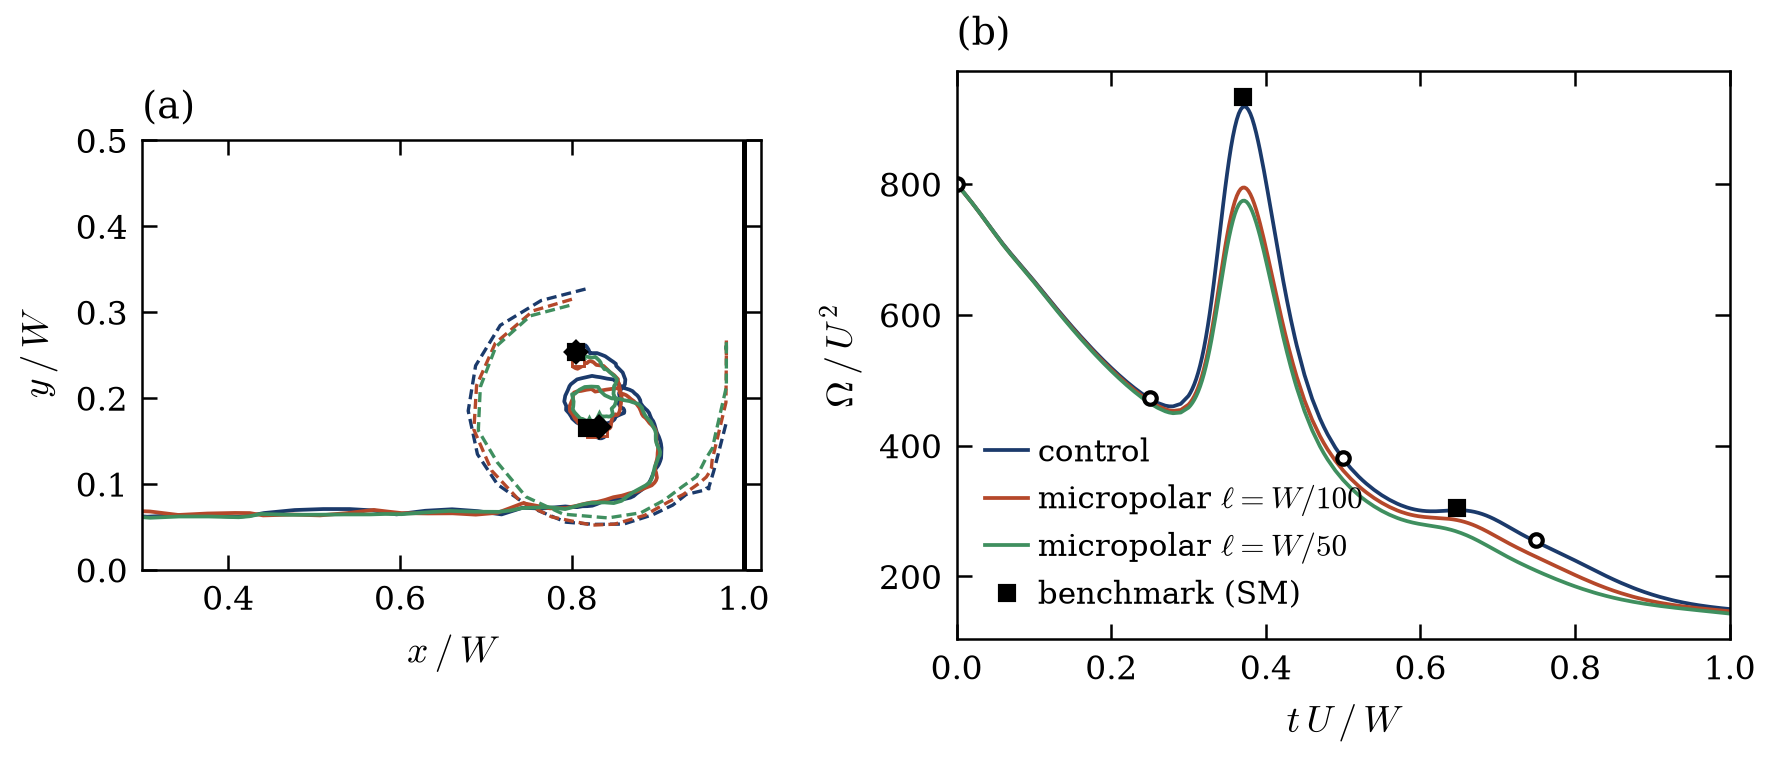

This chart was generated by the following Python code:
"""
Item 21 - the dipole-wall collision (Clercx & Bruneau 2006, Re = 625 on nu_inf): (a) trajectories of the primary
(positive) and the secondary (negative, detached) vortex cores of the upper half for the control and the two
micropolar runs, with the primary positions of the benchmark; (b) the enstrophy Omega(t) of the three runs with
the benchmark values (the two peaks of its Table 2, the values of its Table 5).

Run from the repository root:  python data/micropolar/ch5_draft/fig_21_dipole_tracks.py
"""
import matplotlib.pyplot as plt
import numpy as np

import sources
import style

SOURCE = sources.DIPOLE
RUNS = (("control_n1000", "control"),
        ("mp_l100_n1000", r"micropolar $\ell = W/100$"),
        ("mp_l50_n1000", r"micropolar $\ell = W/50$"))


def main() -> int:
    style.setup()
    analysis = style.load_json(SOURCE["analysis"])
    runs = analysis["runs"]
    present = [(name, label) for name, label in RUNS if name in runs]
    if not present:
        print("[pack] item 21: no dipole runs yet")
        return 0
    benchmark = analysis["benchmark"]
    figure, axes = plt.subplots(1, 2, figsize=(style.WIDE, 0.43 * style.WIDE),
                                gridspec_kw={"width_ratios": [1.0, 1.25]})
    tracks_axis, enstrophy_axis = axes
    # (a) the tracks
    tracks_axis.axvline(1.0, color=style.INK, linewidth=1.2)
    for index, (name, label) in enumerate(present):
        colour = style.SERIES[index][0]
        tracks = runs[name]["tracks"]
        primary, secondary = tracks["primary"], tracks["secondary"]
        tracks_axis.plot(primary["x"], primary["y"], color=colour, linewidth=0.9, label=label)
        if secondary["x"]:
            tracks_axis.plot(secondary["x"], secondary["y"], color=colour, linewidth=0.8, linestyle=(0, (3, 1.5)))
        # the positions at the times of the benchmark's table
        for time in (0.6, 0.625, 1.0):
            key = f"{time:g}"
            if key in runs[name]["primary"]:
                x, y, _value = runs[name]["primary"][key]
                tracks_axis.plot(x, y, marker=style.SERIES[index][1], markersize=3.0, color=colour,
                                 markerfacecolor="white", markeredgewidth=0.7, linestyle="none")
    for method, marker in (("SM", "s"), ("FD", "D")):
        points = np.asarray(benchmark["primary"][method])
        tracks_axis.plot(points[:, 1], points[:, 2], marker=marker, markersize=3.5, color=style.INK,
                         linestyle="none", label=f"benchmark ({method})")
    tracks_axis.set_xlim(0.3, 1.02)
    tracks_axis.set_ylim(0.0, 0.5)
    tracks_axis.set_aspect("equal")
    tracks_axis.set_xlabel(r"$x\,/\,W$")
    tracks_axis.set_ylabel(r"$y\,/\,W$")
    style.panel_letter(tracks_axis, "a")
    # (b) the enstrophy
    numbers = {}
    for index, (name, label) in enumerate(present):
        colour = style.SERIES[index][0]
        series = runs[name]["series"]
        enstrophy_axis.plot(series["time"], series["enstrophy"], color=colour, linewidth=0.9, label=label)
        numbers[name] = {"enstrophy_peaks": runs[name]["enstrophy_peaks"]}
    peaks = np.asarray(benchmark["enstrophy_peaks"]["SM"])
    enstrophy_axis.plot(peaks[:, 0], peaks[:, 1], marker="s", markersize=3.5, color=style.INK, linestyle="none",
                        label="benchmark (SM)")
    table = benchmark["global"]["SM"]
    times = sorted(float(key) for key in table)
    enstrophy_axis.plot(times, [table[f"{time}" if f"{time}" in table else str(time)][1] for time in times],
                        marker="o", markersize=3.0, color=style.INK, linestyle="none", markerfacecolor="white")
    enstrophy_axis.plot([0.0], [benchmark["initial"]["enstrophy"]], marker="o", markersize=3.0, color=style.INK,
                        markerfacecolor="white", linestyle="none")
    enstrophy_axis.set_xlim(0.0, 1.0)
    enstrophy_axis.set_xlabel(r"$t\,U\,/\,W$")
    enstrophy_axis.set_ylabel(r"$\Omega\,/\,U^2$")
    # lower left: before t = 0.3 every curve is above 450
    enstrophy_axis.legend(loc="lower left", handlelength=1.4, handletextpad=0.3, fontsize=style.FONT_SIZE - 1.5)
    style.panel_letter(enstrophy_axis, "b")
    figure.tight_layout(pad=0.4, w_pad=1.2)
    style.save(figure, "fig_21_dipole_tracks")
    control = runs.get("control_n1000")
    caption = (
        "Normal collision of a dipole with the no-slip wall x = W (Clercx & Bruneau 2006; box [-W, W]^2, Re = U W / "
        "nu_inf = 625, U the rms velocity), the Newtonian control (viscosity mu_inf) and the micropolar fluid "
        "(K = 3, l = W / 100 and W / 50, Theta = l^2, w = 0 on every wall, w = omega / 2 at t = 0), dx = W / 1000. "
        "(a) Trajectories of the cores of the upper half: the primary (positive) vortex (solid) and the secondary "
        "(negative) vortex once detached from the wall (dashed); open symbols: the runs at t = 0.6, 0.625 and 1.0; "
        "black: the primary positions of the benchmark (spectral SM at t = 0.6 and 1.0, finite differences FD at "
        "t = 0.625 and 1.0). The primary core is the local maximum of the vorticity on a grid of one spacing at "
        "every sample, smoothed in time by a local quadratic fit over +-0.0125 W / U (the maximum of a flat core "
        "moves by about 0.005 W between nodes); the secondary core is the minimum of the vorticity field saved "
        "every 0.025 W / U (Gaussian of two spacings, more than 0.02 W from the wall) from t = 0.45 on. (b) "
        "Enstrophy "
        "Omega = 1/2 int omega^2 against time; black squares: the two peaks of the benchmark (its Table 2), open "
        "circles: its values at t = 0, 0.25, 0.5 and 0.75 (Table 5).")
    if control:
        caption += (f" Control: peaks {control['enstrophy_peaks'][0][1]:.1f} at t = {control['enstrophy_peaks'][0][0]:.4f} "
                    f"and {control['enstrophy_peaks'][1][1]:.1f} at t = {control['enstrophy_peaks'][1][0]:.4f} "
                    "(benchmark 933.6 at 0.3711 and 305.2 at 0.6479).")
    style.record("21", "Dipole-wall collision: core trajectories and enstrophy against the benchmark", SOURCE["status"],
                 caption, ["fig_21_dipole_tracks.pdf", "fig_21_dipole_tracks.png"],
                 [SOURCE["analysis"]] + [name for name, _label in present], numbers, SOURCE["tag"])
    return 0


if __name__ == "__main__":
    raise SystemExit(main())
